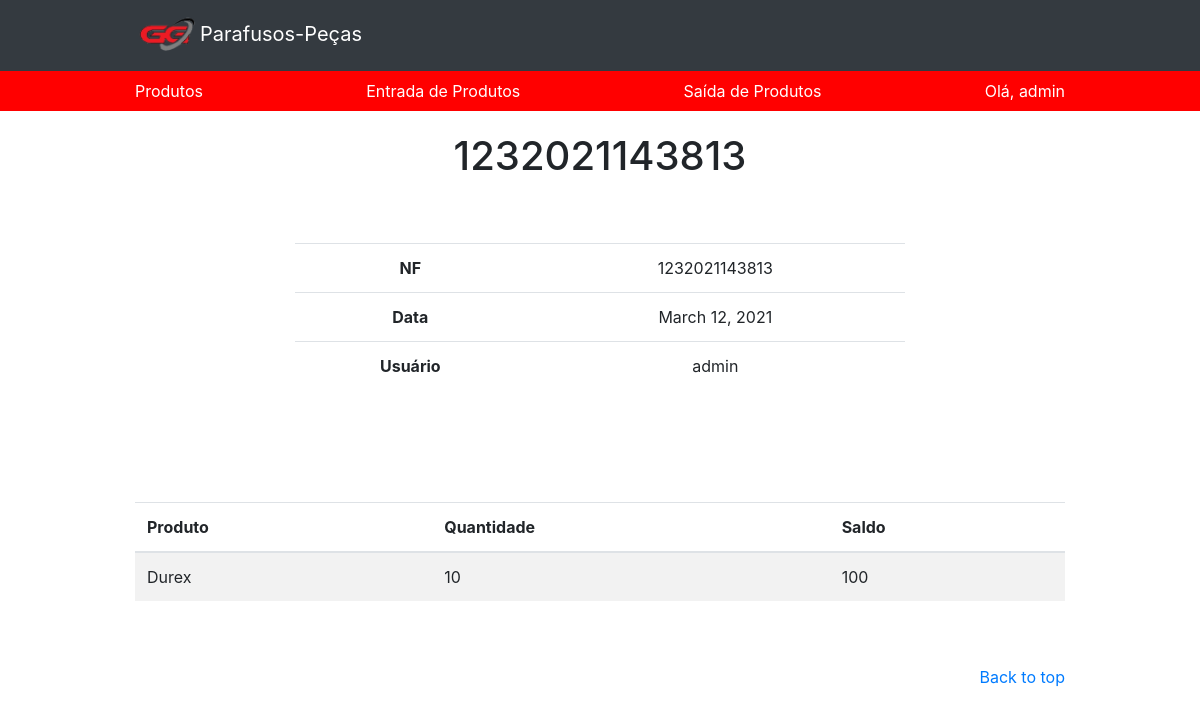
/estoque/saida/53/ (signed in), run on an earlier commit of the app's database.
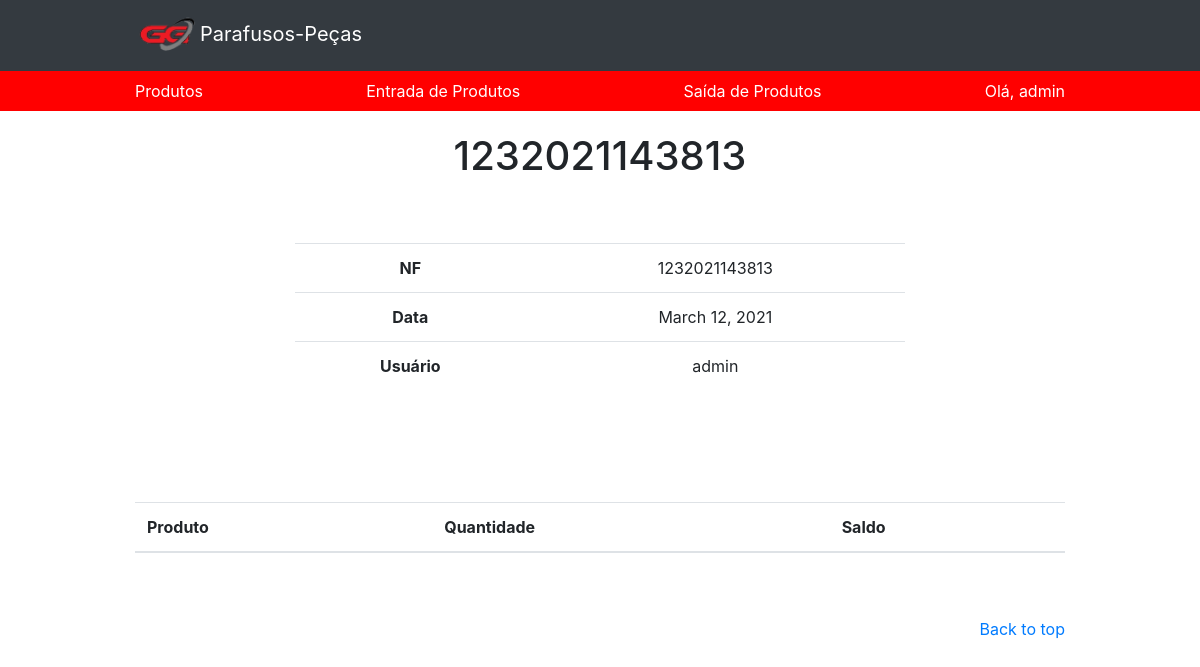
And on a later commit of the database.
### app/models.py (models this page shows, shortened)
class EstoqueItens(models.Model):
    estoque = models.ForeignKey(Estoque, on_delete=models.CASCADE, related_name='estoques')
    produto = models.ForeignKey(Produto, on_delete=models.CASCADE)
    quantidade = models.PositiveIntegerField()
    saldo = models.PositiveIntegerField(blank=True)
    class Meta:
        ordering=('pk',)

class Produto(models.Model):
    nome = models.CharField(max_length=100)
    codigo = models.IntegerField(default=None)
    marca = models.CharField(max_length=100, default=None)
    quantidade = models.IntegerField()
    preco = models.DecimalField(max_digits=100, decimal_places= 2, default=None)
    ativo = models.BooleanField(default=True)
    def __str__(self):
        return str(self.nome)
    class Meta:
        db_table = 'produto'

### app/views.py (the view)
# urls.py: path('estoque/saida/<int:id>/', views.estoque_saida_detail, name='estoque_saida_detail'),
@login_required(login_url='/login')
def estoque_saida_detail(request, id):
    template_name = 'app/estoque_saida_detail.html'
    obj = EstoqueSaida.objects.get(id=id)
    context={'object': obj}
    return render(request, template_name, context)

### app/managers.py (called while the page is built)
    def get_queryset(self):
        return super(EstoqueSaidaManager, self).get_queryset().filter(movimento='s')

### app/models.py (called while the page is built)
    def __str__(self):
        return '{}'.format(self.nf)

    def nf_formated(self):
        return str(self.nf).zfill(3)

### app/templates/app/estoque_saida_detail.html (shortened to what this page needs)
<!DOCTYPE html>
<html>
<head>
    {% load static %}
    <link rel="stylesheet" type="text/css" href="{% static 'app/css/bootstrap/bootstrap.min.css' %}">
    <link rel="stylesheet" type="text/css" href="{% static 'app/css/produto.css' %}">
    <link rel="stylesheet" href="https://cdnjs.cloudflare.com/ajax/libs/font-awesome/4.7.0/css/font-awesome.min.css">
</head>
<body>
    <header>
        {% include "app/header.html"  %}
    </header>
        <section class="jumbotron text-center">
            <div class="container">
            <h1>{{ object }}</h1>
                <br>
                <br>
                <table class="table table-user-information">
                    <tbody>
                      <tr>
                        <th class="">NF</th>
                        <td>
                          {{ object.nf_formated }}
                        </td>
                      </tr>
                      <tr>
                        <th class="">Data</th>
                        <td>{{ object.created }}</td>
                      </tr>
                      <tr>
                        <th class="">Usuário</th>
                        <td>{{ object.usuario.username }}</td>
                      </tr>
                    </tbody>
                  </table>
            </div>
        </section>
        <div class="container">
            	<table class="table table-striped">
	            	<thead>
	            		<tr>
	            			<th>Produto</th>
	            			<th>Quantidade</th>
	            			<th>Saldo</th>
	            		</tr>
	            	</thead>
	            	<tbody>
	            		{% for obj in object.estoques.all %}
	            		<tr>
	            			<td>{{ obj.produto }}</td>
	            			<td>{{ obj.quantidade }}</td>
	            			<td>{{ obj.saldo }}</td>
	            		</tr>
	            		{% endfor %}
	            	</tbody>
	            </table>
            </div>
        <footer class="text-muted">
            <div class="container">
                <p class="float-right">
                    <a href="#">Back to top</a>
                </p>
            </div>
        </footer>
    </body>
</html>

What changed in the data, as far as the page shows it:
removed EstoqueItens: produto "Durex", quantidade "10", saldo "100"
